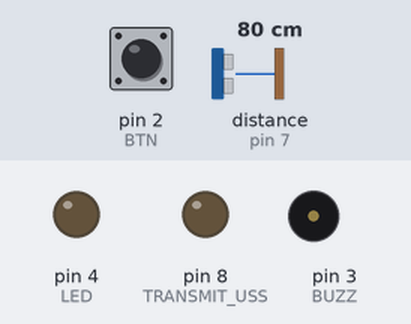
Bench run of a sketch on a simulated Arduino Uno, built with avr-gcc and run on an emulated ATmega328P. Shown: output pins drawn as LEDs (lit = HIGH), buzzer (waves = sounding). Inputs (shaded band) come from the test bench; at power-on: pin 2 (BTN) HIGH, distance to the obstacle (sensor on pin 7) 80 cm. The echo pulse lasts 58.3 µs per cm; pins used as bus, display or sensor lines are not drawn.

Above: at 1.2 s.
1.3 s: pin 2 (BTN) pulled LOW for 0.15 s
At 2.5 s:
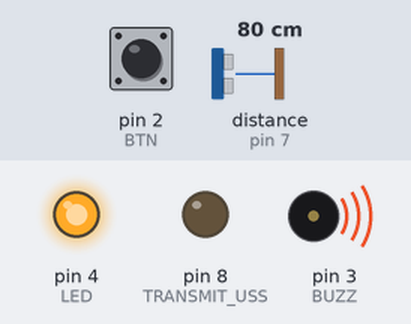
2.9 s: distance to the obstacle (sensor on pin 7) set to 98 cm
4.4 s: distance to the obstacle (sensor on pin 7) set to 107 cm
At 5.4 s:
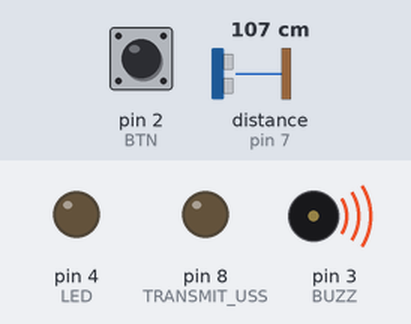
5.9 s: distance to the obstacle (sensor on pin 7) set to 2 cm
At 7.1 s:
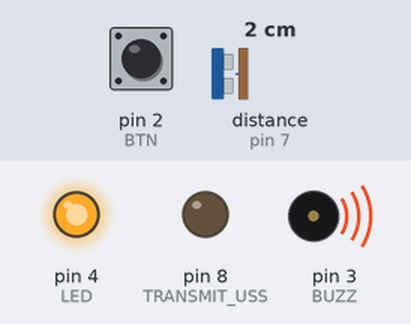
7.4 s: distance to the obstacle (sensor on pin 7) set to 120 cm
At 7.9 s:
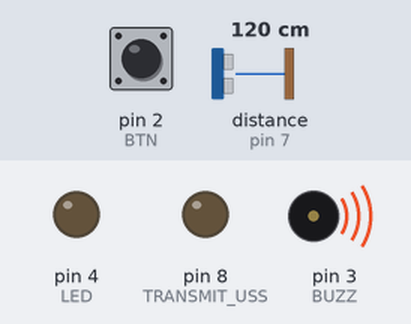
Timing chart, 0 to 9.9 s (numbered marks = the images above; inputs shaded):
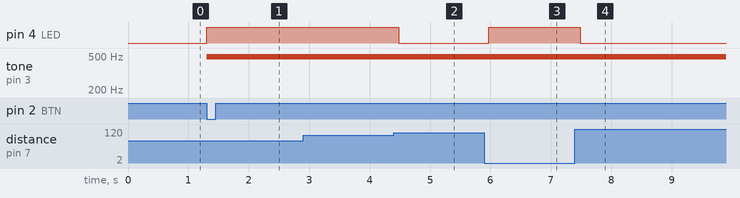

Measured:
- the behaviour switches between 101 and 102 cm on distance to the obstacle (sensor on pin 7) (found by bisection; images 1 and 2)
- after the input at 1.3 s, pin 4 (LED): LOW → HIGH at once; tone on pin 3 (BUZZ): silent → 490 Hz at once
- after the input at 4.4 s, pin 4 (LED): HIGH → LOW after 0.08 s
- after the input at 5.9 s, pin 4 (LED): LOW → HIGH after 0.07 s
- after the input at 7.4 s, pin 4 (LED): HIGH → LOW after 0.09 s

The sketch:

US_to_Sound.ino
```cpp
/**
 * US_to_led
 * author: Andrey Skvortsov
 *
 * Program to convert ultrasonic sensor input to LED output
**/

//imported libraries
#include <math.h>

//pin declarations
#define TRANSMIT_USS 8
#define RECEIVE_USS 7
#define LED 4
#define BUZZ 3
#define BTN 2

//logic constants
#define SOUND_SPEED 34  //in centimeters per millisecond
#define MAX_DISTANCE 100  //in centimeters (max. distance from sensor to trigger buzzer)
#define MIN_DISTANCE 2  //min. distance from sensor to trigger buzzer (obsolete?)
#define HIGH_RANGE 5  //range around MIN_DISTANCE within which MAX_VOLUME should be outputted from buzzer
#define DEBOUNCE 100  //delay for button debouncing
#define MAX_VOLUME 255  //max. volume to be outputted from buzzer
#define MIN_VOLUME 10  //min. volume to be outputted from buzzer (if buzzer triggered. Otherwise output 0)

//global logic variables
unsigned long uss_reading = 0;  //stores time reading from ultrasonic sensor
volatile bool on = false;  //toggles on/off of the whole I/O system


void setup() {
	pinMode(LED, OUTPUT);
	pinMode(TRANSMIT_USS, OUTPUT);
	pinMode(RECEIVE_USS, INPUT);
	pinMode(BTN, INPUT);

	digitalWrite(LED, LOW);
	attachInterrupt(digitalPinToInterrupt(BTN), btn_press, FALLING);
}


void loop() {
	delay(DEBOUNCE);

	if (on) {
		uss_reading = getDistance();
		control_led(uss_reading);
		control_buzzer(uss_reading);
	}
}


void btn_press() {
	on = !on;
	digitalWrite(LED, LOW);
	analogWrite(BUZZ, 0);
}


void control_led(unsigned long x) {
	//maybe add: if (x <= MIN_DISTANCE + HIGH_RANGE) blink one time; (blinks would repeat with loop())
	if (x <= MAX_DISTANCE) digitalWrite(LED, HIGH);
	else digitalWrite(LED, LOW);

	return;
}


void control_buzzer(unsigned long x) {
	//"write" will be the fraction of the max analog write value (MAX_ANALOG_VAL) to write to buzzer
	double write = 0;
	if (x <= MIN_DISTANCE + HIGH_RANGE) write = MAX_VOLUME;  //if in "red zone"
	else if (x <= MAX_DISTANCE) write = map(x, MIN_DISTANCE, MAX_DISTANCE, MAX_VOLUME, MIN_VOLUME);  //if in range
	//note: if not in range, default write value is 0

	analogWrite(BUZZ, write);
}


/* getDistance()
 * Computes distance measured by ultrasonic sensor using standard [distance = speed * time] formula.
*/
unsigned long getDistance() {
	digitalWrite(TRANSMIT_USS, LOW);  //to clear the sensor
	digitalWrite(TRANSMIT_USS, HIGH);
	delayMicroseconds(10);
	digitalWrite(TRANSMIT_USS, LOW);

	return (SOUND_SPEED * pulseIn(RECEIVE_USS, HIGH) / 2000);  // div. by 1000 to convert microseconds to milliseconds, div. by 2 due to ultrasonic sensor logic (distance must be divided by 2)
}
```
